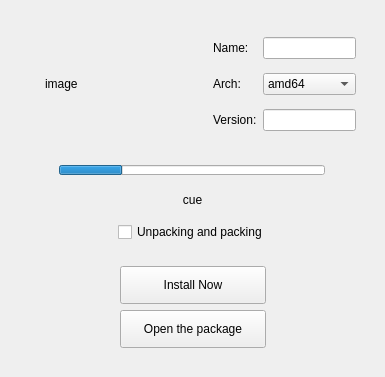
<?xml version="1.0" encoding="UTF-8"?>
<ui version="4.0">
 <class>Widget</class>
 <widget class="QWidget" name="Widget">
  <property name="geometry">
   <rect>
    <x>0</x>
    <y>0</y>
    <width>385</width>
    <height>377</height>
   </rect>
  </property>
  <property name="windowTitle">
   <string>Form</string>
  </property>
  <layout class="QVBoxLayout" name="verticalLayout">
   <item>
    <widget class="QWidget" name="widget" native="true">
     <property name="sizePolicy">
      <sizepolicy hsizetype="Preferred" vsizetype="Fixed">
       <horstretch>0</horstretch>
       <verstretch>0</verstretch>
      </sizepolicy>
     </property>
     <layout class="QHBoxLayout" name="horizontalLayout">
      <item>
       <spacer name="horizontalSpacer">
        <property name="orientation">
         <enum>Qt::Horizontal</enum>
        </property>
        <property name="sizeHint" stdset="0">
         <size>
          <width>40</width>
          <height>20</height>
         </size>
        </property>
       </spacer>
      </item>
      <item>
       <widget class="QLabel" name="label">
        <property name="minimumSize">
         <size>
          <width>128</width>
          <height>128</height>
         </size>
        </property>
        <property name="maximumSize">
         <size>
          <width>128</width>
          <height>128</height>
         </size>
        </property>
        <property name="text">
         <string>image</string>
        </property>
       </widget>
      </item>
      <item>
       <spacer name="horizontalSpacer_2">
        <property name="orientation">
         <enum>Qt::Horizontal</enum>
        </property>
        <property name="sizeHint" stdset="0">
         <size>
          <width>40</width>
          <height>20</height>
         </size>
        </property>
       </spacer>
      </item>
      <item>
       <widget class="QWidget" name="widget_5" native="true">
        <layout class="QGridLayout" name="gridLayout">
         <item row="0" column="2">
          <widget class="QLineEdit" name="lineEdit"/>
         </item>
         <item row="0" column="1">
          <widget class="QLabel" name="label_3">
           <property name="text">
            <string>Name:</string>
           </property>
          </widget>
         </item>
         <item row="2" column="1">
          <widget class="QLabel" name="label_5">
           <property name="text">
            <string>Arch:</string>
           </property>
          </widget>
         </item>
         <item row="2" column="2">
          <widget class="QComboBox" name="comboBox">
           <item>
            <property name="text">
             <string>amd64</string>
            </property>
           </item>
           <item>
            <property name="text">
             <string>i386</string>
            </property>
           </item>
           <item>
            <property name="text">
             <string>all</string>
            </property>
           </item>
          </widget>
         </item>
         <item row="3" column="2">
          <widget class="QLineEdit" name="lineEdit_2"/>
         </item>
         <item row="3" column="1">
          <widget class="QLabel" name="label_4">
           <property name="text">
            <string>Version:</string>
           </property>
          </widget>
         </item>
        </layout>
       </widget>
      </item>
     </layout>
    </widget>
   </item>
   <item>
    <widget class="QWidget" name="widget_4" native="true">
     <property name="maximumSize">
      <size>
       <width>16777215</width>
       <height>30</height>
      </size>
     </property>
     <layout class="QHBoxLayout" name="horizontalLayout_3">
      <property name="leftMargin">
       <number>8</number>
      </property>
      <property name="topMargin">
       <number>0</number>
      </property>
      <property name="bottomMargin">
       <number>0</number>
      </property>
      <item>
       <spacer name="horizontalSpacer_5">
        <property name="orientation">
         <enum>Qt::Horizontal</enum>
        </property>
        <property name="sizeType">
         <enum>QSizePolicy::Maximum</enum>
        </property>
        <property name="sizeHint" stdset="0">
         <size>
          <width>40</width>
          <height>1</height>
         </size>
        </property>
       </spacer>
      </item>
      <item>
       <widget class="QProgressBar" name="progressBar">
        <property name="maximumSize">
         <size>
          <width>16777215</width>
          <height>10</height>
         </size>
        </property>
        <property name="value">
         <number>24</number>
        </property>
        <property name="textVisible">
         <bool>false</bool>
        </property>
        <property name="format">
         <string/>
        </property>
       </widget>
      </item>
      <item>
       <spacer name="horizontalSpacer_6">
        <property name="orientation">
         <enum>Qt::Horizontal</enum>
        </property>
        <property name="sizeType">
         <enum>QSizePolicy::Maximum</enum>
        </property>
        <property name="sizeHint" stdset="0">
         <size>
          <width>40</width>
          <height>1</height>
         </size>
        </property>
       </spacer>
      </item>
     </layout>
    </widget>
   </item>
   <item>
    <widget class="QWidget" name="widget_2" native="true">
     <layout class="QVBoxLayout" name="verticalLayout_2">
      <item>
       <widget class="QLabel" name="label_2">
        <property name="text">
         <string>cue</string>
        </property>
        <property name="alignment">
         <set>Qt::AlignHCenter|Qt::AlignTop</set>
        </property>
       </widget>
      </item>
      <item>
       <widget class="QWidget" name="widget_6" native="true">
        <layout class="QHBoxLayout" name="horizontalLayout_2">
         <item>
          <spacer name="horizontalSpacer_7">
           <property name="orientation">
            <enum>Qt::Horizontal</enum>
           </property>
           <property name="sizeHint" stdset="0">
            <size>
             <width>40</width>
             <height>20</height>
            </size>
           </property>
          </spacer>
         </item>
         <item>
          <widget class="QCheckBox" name="checkBox">
           <property name="text">
            <string>Unpacking and packing</string>
           </property>
           <property name="checkable">
            <bool>true</bool>
           </property>
           <property name="checked">
            <bool>false</bool>
           </property>
           <property name="tristate">
            <bool>false</bool>
           </property>
          </widget>
         </item>
         <item>
          <spacer name="horizontalSpacer_8">
           <property name="orientation">
            <enum>Qt::Horizontal</enum>
           </property>
           <property name="sizeHint" stdset="0">
            <size>
             <width>40</width>
             <height>20</height>
            </size>
           </property>
          </spacer>
         </item>
        </layout>
       </widget>
      </item>
      <item>
       <widget class="QWidget" name="widget_3" native="true">
        <layout class="QGridLayout" name="gridLayout_2">
         <item row="1" column="0">
          <spacer name="horizontalSpacer_3">
           <property name="orientation">
            <enum>Qt::Horizontal</enum>
           </property>
           <property name="sizeType">
            <enum>QSizePolicy::Maximum</enum>
           </property>
           <property name="sizeHint" stdset="0">
            <size>
             <width>91</width>
             <height>20</height>
            </size>
           </property>
          </spacer>
         </item>
         <item row="1" column="1">
          <widget class="QPushButton" name="pushButton">
           <property name="minimumSize">
            <size>
             <width>0</width>
             <height>38</height>
            </size>
           </property>
           <property name="text">
            <string>Open the package</string>
           </property>
          </widget>
         </item>
         <item row="1" column="2">
          <spacer name="horizontalSpacer_4">
           <property name="orientation">
            <enum>Qt::Horizontal</enum>
           </property>
           <property name="sizeType">
            <enum>QSizePolicy::Maximum</enum>
           </property>
           <property name="sizeHint" stdset="0">
            <size>
             <width>90</width>
             <height>20</height>
            </size>
           </property>
          </spacer>
         </item>
         <item row="0" column="1">
          <widget class="QPushButton" name="pushButton_2">
           <property name="minimumSize">
            <size>
             <width>0</width>
             <height>38</height>
            </size>
           </property>
           <property name="text">
            <string>Install Now</string>
           </property>
          </widget>
         </item>
        </layout>
       </widget>
      </item>
     </layout>
    </widget>
   </item>
  </layout>
 </widget>
 <resources/>
 <connections/>
</ui>
